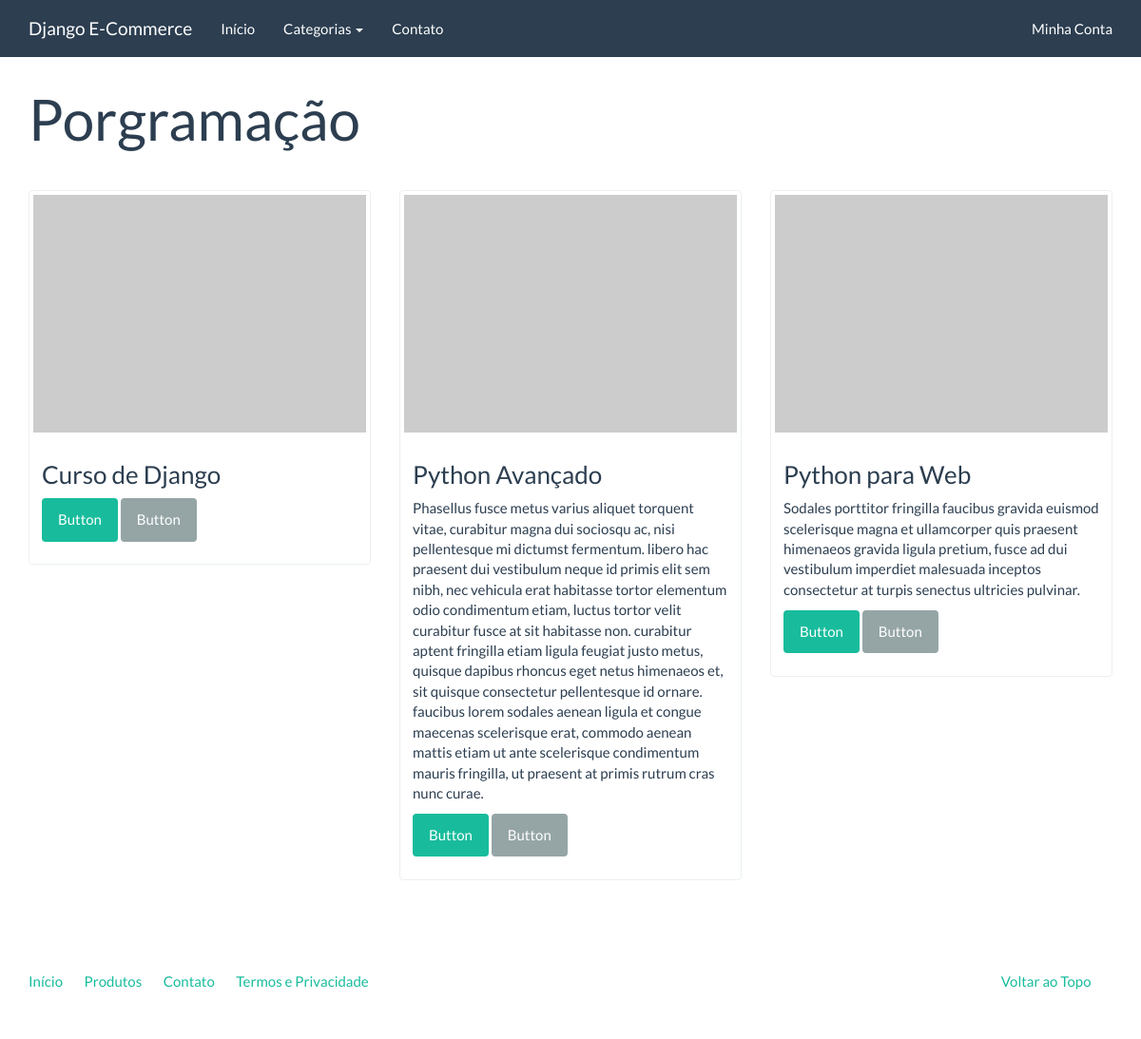
Page /catalogo/programacao/ on the committed database.
### catalog/models.py (models this page shows)
class Category(models.Model):
	name = models.CharField('Nome', max_length=100)
	slug = models.SlugField('Indentificador', max_length=100)
	created = models.DateTimeField('Criado em', auto_now_add=True)
	modified = models.DateTimeField('Modificado em', auto_now_add=True)
	class Meta:
		verbose_name = 'Categoria'
		verbose_name_plural = 'Categorias'
		ordering = ['name']
	def __str__(self):
		return self.name
	def get_absolute_url(self):
		return reverse('catalog:category', kwargs={'slug':self.slug})

class Product(models.Model):
	name = models.CharField('Nome', max_length=100)
	slug = models.SlugField('Indentificador', max_length=100)
	category = models.ForeignKey('catalog.Category', verbose_name='Categoria', on_delete=models.CASCADE)
	description = models.TextField('Descrição', blank=True)
	price = models.DecimalField('Preço', decimal_places=2, max_digits=10)
	created = models.DateTimeField('Criado em', auto_now_add=True)
	modified = models.DateTimeField('Modificado em', auto_now_add=True)
	class Meta:
		verbose_name = 'Produto'
		verbose_name_plural = 'Produtos'
		ordering = ['name']
	def __str__(self):
		return self.name
	def get_absolute_url(self):
		return reverse('catalog:product', kwargs={'slug':self.slug})

### catalog/views.py (the view)
# urls.py: re_path(r'^(?P<slug>[\w_-]+)/', views.category, name='category'),
def category(request, slug):
	category = Category.objects.get(slug=slug)
	context = {
		'current_category': category,
		'product_list': Product.objects.filter(category=category),
	}
	return render(request, 'catalog/category.html', context)

### catalog/context_processors.py (called while the page is built)
def categories(request):
	return {
		'categories':Category.objects.all()
	}

### catalog/templates/catalog/category.html (shortened to what this page needs)
{% extends "base.html"%}
{% block container %}
	<div class="page-header">
			<h1>{{ current_category }}</h1>
		</div>
		<div class="row">
		{% for product in product_list %}
			<div class="col-sm-6 col-md-4">
				<div class="thumbnail">
					<a href="{{ product.get_absolute_url }}">
						<img src="http://placehold.it/350x250" alt="" />
					</a>
					<div class="caption">
						<h3>{{product}}</h3>
						<p>{{product.description|linebreaks}}</p>
						<p><a href="{{ product.get_absolute_url }}" class="btn btn-success" role="button">Button</a> <a href="#" class="btn btn-default" role="button">Button</a></p>
					</div>
				</div>
			</div>
			{% endfor %}
		</div>
{% endblock %}

### rows in the picture
Category: name "Porgramação"
Product: name "Curso de Django"
Product: name "Python Avançado", description "Phasellus fusce metus varius aliquet torquent vitae, curabitur magna dui sociosqu ac, nisi pellentesque mi dictumst fermentum. libero hac praesent dui vestibulum neque id primis elit sem nibh, nec vehicula erat habitasse tortor elementum odio condimentum etiam, luctus tortor velit curabitur fusce at sit habitasse non. curabitur aptent fringilla etiam ligula feugiat justo metus, quisque dapibus rhoncus eget netus himenaeos et, sit quisque consectetur pellentesque id ornare. faucibus lorem sodales aenean ligula et congue maecenas scelerisque erat, commodo aenean mattis etiam ut ante scelerisque condimentum mauris fringilla, ut praesent at primis rutrum cras nunc curae."
Product: name "Python para Web", description "Sodales porttitor fringilla faucibus gravida euismod scelerisque magna et ullamcorper quis praesent himenaeos gravida ligula pretium, fusce ad dui vestibulum imperdiet malesuada inceptos consectetur at turpis senectus ultricies pulvinar."
